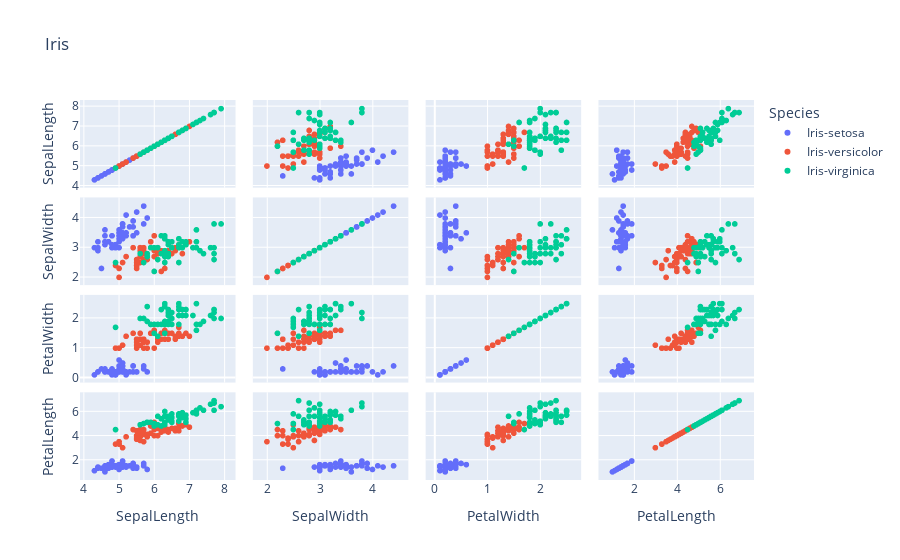

The code cell stored with this chart in its notebook:
### Code cell
px.scatter_matrix(iris, color = 'Species', title = 'Iris', dimensions = ['SepalLength', 'SepalWidth', 'PetalWidth', 'PetalLength'])

### Figure 1 — Plotly figure (JSON) as saved in the notebook; plotly's stock layout.template omitted (floating-point values rounded to 4 significant figures)
{"data": [{"dimensions": [{"axis": {"matches": true}, "label": "SepalLength", "values": [5.1, 4.9, 4.7, 4.6, 5, 5.4, 4.6, 5, 4.4, 4.9, 5.4, 4.8, 4.8, 4.3, 5.8, 5.7, 5.4, 5.1, 5.7, 5.1, 5.4, 5.1, 4.6, 5.1, 4.8, 5, 5, 5.2, 5.2, 4.7, 4.8, 5.4, 5.2, 5.5, 4.9, 5, 5.5, 4.9, 4.4, 5.1, 5, 4.5, 4.4, 5, 5.1, 4.8, 5.1, 4.6, 5.3, 5]}, {"axis": {"matches": true}, "label": "SepalWidth", "values": [3.5, 3, 3.2, 3.1, 3.6, 3.9, 3.4, 3.4, 2.9, 3.1, 3.7, 3.4, 3, 3, 4, 4.4, 3.9, 3.5, 3.8, 3.8, 3.4, 3.7, 3.6, 3.3, 3.4, 3, 3.4, 3.5, 3.4, 3.2, 3.1, 3.4, 4.1, 4.2, 3.1, 3.2, 3.5, 3.1, 3, 3.4, 3.5, 2.3, 3.2, 3.5, 3.8, 3, 3.8, 3.2, 3.7, 3.3]}, {"axis": {"matches": true}, "label": "PetalWidth", "values": [0.2, 0.2, 0.2, 0.2, 0.2, 0.4, 0.3, 0.2, 0.2, 0.1, 0.2, 0.2, 0.1, 0.1, 0.2, 0.4, 0.4, 0.3, 0.3, 0.3, 0.2, 0.4, 0.2, 0.5, 0.2, 0.2, 0.4, 0.2, 0.2, 0.2, 0.2, 0.4, 0.1, 0.2, 0.1, 0.2, 0.2, 0.1, 0.2, 0.2, 0.3, 0.3, 0.2, 0.6, 0.4, 0.3, 0.2, 0.2, 0.2, 0.2]}, {"axis": {"matches": true}, "label": "PetalLength", "values": [1.4, 1.4, 1.3, 1.5, 1.4, 1.7, 1.4, 1.5, 1.4, 1.5, 1.5, 1.6, 1.4, 1.1, 1.2, 1.5, 1.3, 1.4, 1.7, 1.5, 1.7, 1.5, 1, 1.7, 1.9, 1.6, 1.6, 1.5, 1.4, 1.6, 1.6, 1.5, 1.5, 1.4, 1.5, 1.2, 1.3, 1.5, 1.3, 1.5, 1.3, 1.3, 1.3, 1.6, 1.9, 1.4, 1.6, 1.4, 1.5, 1.4]}], "hovertemplate": "Species=Iris-setosa<br>%{xaxis.title.text}=%{x}<br>%{yaxis.title.text}=%{y}<extra></extra>", "legendgroup": "Iris-setosa", "marker": {"color": "#636efa", "symbol": "circle"}, "name": "Iris-setosa", "showlegend": true, "type": "splom"}, {"dimensions": [{"axis": {"matches": true}, "label": "SepalLength", "values": [7, 6.4, 6.9, 5.5, 6.5, 5.7, 6.3, 4.9, 6.6, 5.2, 5, 5.9, 6, 6.1, 5.6, 6.7, 5.6, 5.8, 6.2, 5.6, 5.9, 6.1, 6.3, 6.1, 6.4, 6.6, 6.8, 6.7, 6, 5.7, 5.5, 5.5, 5.8, 6, 5.4, 6, 6.7, 6.3, 5.6, 5.5, 5.5, 6.1, 5.8, 5, 5.6, 5.7, 5.7, 6.2, 5.1, 5.7]}, {"axis": {"matches": true}, "label": "SepalWidth", "values": [3.2, 3.2, 3.1, 2.3, 2.8, 2.8, 3.3, 2.4, 2.9, 2.7, 2, 3, 2.2, 2.9, 2.9, 3.1, 3, 2.7, 2.2, 2.5, 3.2, 2.8, 2.5, 2.8, 2.9, 3, 2.8, 3, 2.9, 2.6, 2.4, 2.4, 2.7, 2.7, 3, 3.4, 3.1, 2.3, 3, 2.5, 2.6, 3, 2.6, 2.3, 2.7, 3, 2.9, 2.9, 2.5, 2.8]}, {"axis": {"matches": true}, "label": "PetalWidth", "values": [1.4, 1.5, 1.5, 1.3, 1.5, 1.3, 1.6, 1, 1.3, 1.4, 1, 1.5, 1, 1.4, 1.3, 1.4, 1.5, 1, 1.5, 1.1, 1.8, 1.3, 1.5, 1.2, 1.3, 1.4, 1.4, 1.7, 1.5, 1, 1.1, 1, 1.2, 1.6, 1.5, 1.6, 1.5, 1.3, 1.3, 1.3, 1.2, 1.4, 1.2, 1, 1.3, 1.2, 1.3, 1.3, 1.1, 1.3]}, {"axis": {"matches": true}, "label": "PetalLength", "values": [4.7, 4.5, 4.9, 4, 4.6, 4.5, 4.7, 3.3, 4.6, 3.9, 3.5, 4.2, 4, 4.7, 3.6, 4.4, 4.5, 4.1, 4.5, 3.9, 4.8, 4, 4.9, 4.7, 4.3, 4.4, 4.8, 5, 4.5, 3.5, 3.8, 3.7, 3.9, 5.1, 4.5, 4.5, 4.7, 4.4, 4.1, 4, 4.4, 4.6, 4, 3.3, 4.2, 4.2, 4.2, 4.3, 3, 4.1]}], "hovertemplate": "Species=Iris-versicolor<br>%{xaxis.title.text}=%{x}<br>%{yaxis.title.text}=%{y}<extra></extra>", "legendgroup": "Iris-versicolor", "marker": {"color": "#EF553B", "symbol": "circle"}, "name": "Iris-versicolor", "showlegend": true, "type": "splom"}, {"dimensions": [{"axis": {"matches": true}, "label": "SepalLength", "values": [6.3, 5.8, 7.1, 6.3, 6.5, 7.6, 4.9, 7.3, 6.7, 7.2, 6.5, 6.4, 6.8, 5.7, 5.8, 6.4, 6.5, 7.7, 7.7, 6, 6.9, 5.6, 7.7, 6.3, 6.7, 7.2, 6.2, 6.1, 6.4, 7.2, 7.4, 7.9, 6.4, 6.3, 6.1, 7.7, 6.3, 6.4, 6, 6.9, 6.7, 6.9, 5.8, 6.8, 6.7, 6.7, 6.3, 6.5, 6.2, 5.9]}, {"axis": {"matches": true}, "label": "SepalWidth", "values": [3.3, 2.7, 3, 2.9, 3, 3, 2.5, 2.9, 2.5, 3.6, 3.2, 2.7, 3, 2.5, 2.8, 3.2, 3, 3.8, 2.6, 2.2, 3.2, 2.8, 2.8, 2.7, 3.3, 3.2, 2.8, 3, 2.8, 3, 2.8, 3.8, 2.8, 2.8, 2.6, 3, 3.4, 3.1, 3, 3.1, 3.1, 3.1, 2.7, 3.2, 3.3, 3, 2.5, 3, 3.4, 3]}, {"axis": {"matches": true}, "label": "PetalWidth", "values": [2.5, 1.9, 2.1, 1.8, 2.2, 2.1, 1.7, 1.8, 1.8, 2.5, 2, 1.9, 2.1, 2, 2.4, 2.3, 1.8, 2.2, 2.3, 1.5, 2.3, 2, 2, 1.8, 2.1, 1.8, 1.8, 1.8, 2.1, 1.6, 1.9, 2, 2.2, 1.5, 1.4, 2.3, 2.4, 1.8, 1.8, 2.1, 2.4, 2.3, 1.9, 2.3, 2.5, 2.3, 1.9, 2, 2.3, 1.8]}, {"axis": {"matches": true}, "label": "PetalLength", "values": [6, 5.1, 5.9, 5.6, 5.8, 6.6, 4.5, 6.3, 5.8, 6.1, 5.1, 5.3, 5.5, 5, 5.1, 5.3, 5.5, 6.7, 6.9, 5, 5.7, 4.9, 6.7, 4.9, 5.7, 6, 4.8, 4.9, 5.6, 5.8, 6.1, 6.4, 5.6, 5.1, 5.6, 6.1, 5.6, 5.5, 4.8, 5.4, 5.6, 5.1, 5.1, 5.9, 5.7, 5.2, 5, 5.2, 5.4, 5.1]}], "hovertemplate": "Species=Iris-virginica<br>%{xaxis.title.text}=%{x}<br>%{yaxis.title.text}=%{y}<extra></extra>", "legendgroup": "Iris-virginica", "marker": {"color": "#00cc96", "symbol": "circle"}, "name": "Iris-virginica", "showlegend": true, "type": "splom"}], "layout": {"dragmode": "select", "legend": {"title": {"text": "Species"}, "tracegroupgap": 0}, "title": {"text": "Iris"}}}
